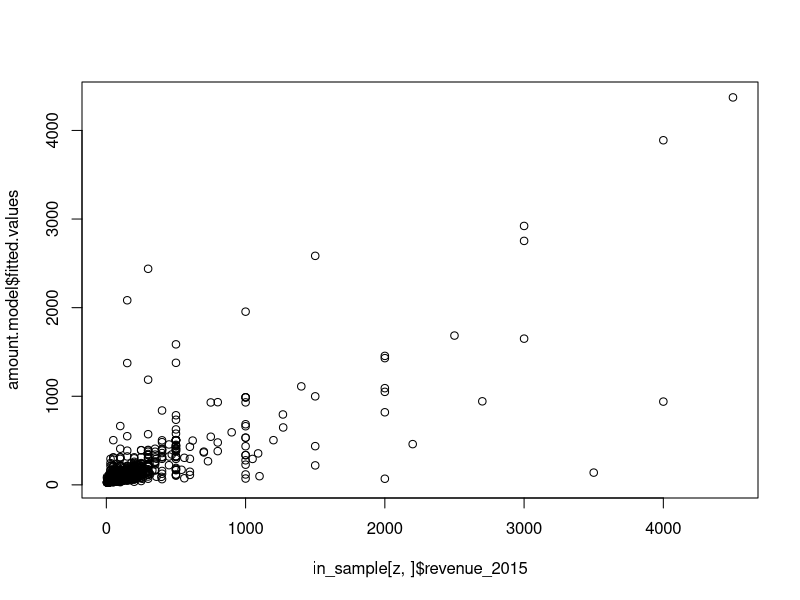
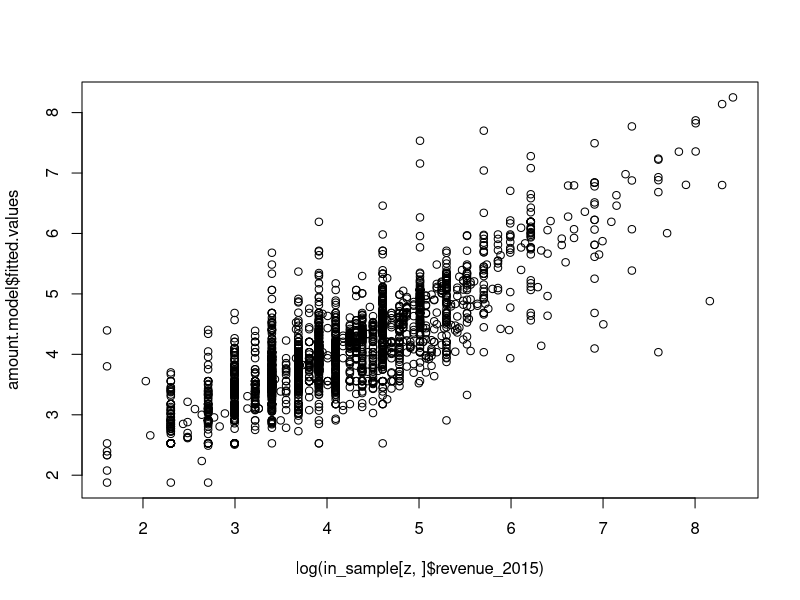
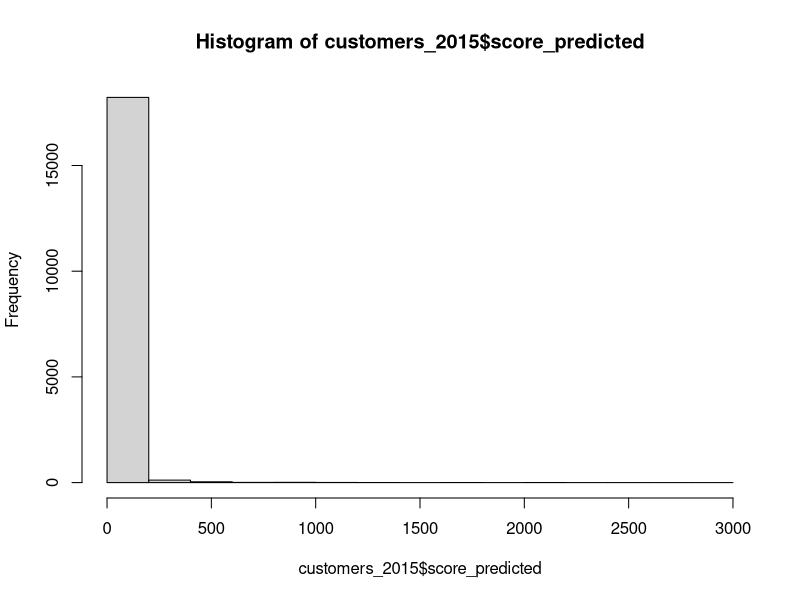

Here is the R script that generated these plots, in order:
# __________________________________________________________
# //////////////////////////////////////////////////////////
#
#    MODULE 3 - SCORING
# __________________________________________________________
# //////////////////////////////////////////////////////////


# --- COMPUTING PREDICTORS AND TARGET VARIABLES ------------
# To clean up the memory of your current R session run the following line
rm(list=ls(all=TRUE))


# Load text file into local variable called 'data'
data = read.delim(file = 'purchases.txt', header = FALSE, sep = '\t', dec = '.')

# Add headers and interpret the last column as a date, extract year of purchase
colnames(data) = c('customer_id', 'purchase_amount', 'date_of_purchase')
data$date_of_purchase = as.Date(data$date_of_purchase, "%Y-%m-%d")
data$year_of_purchase = as.numeric(format(data$date_of_purchase, "%Y"))
data$days_since       = as.numeric(difftime(time1 = "2016-01-01",
                                            time2 = data$date_of_purchase,
                                            units = "days"))

# Compute key marketing indicators using SQL language
library(sqldf)

# Compute RFM variables as of a year ago
customers_2014 = sqldf("SELECT customer_id,
                               MIN(days_since) - 365 AS 'recency',
                               MAX(days_since) - 365 AS 'first_purchase',
                               COUNT(*) AS 'frequency',
                               AVG(purchase_amount) AS 'avg_amount',
                               MAX(purchase_amount) AS 'max_amount'
                        FROM data
                        WHERE days_since > 365
                        GROUP BY 1")

# Compute revenues generated by customers in 2015
revenue_2015 = sqldf("SELECT customer_id, SUM(purchase_amount) AS 'revenue_2015'
                      FROM data
                      WHERE year_of_purchase = 2015
                      GROUP BY 1")

# Merge 2015 customers and 2015 revenue
in_sample = merge(customers_2014, revenue_2015, all.x = TRUE)
in_sample$revenue_2015[is.na(in_sample$revenue_2015)] = 0
in_sample$active_2015 = as.numeric(in_sample$revenue_2015 > 0)

# Display calibration (in-sample) data
head(in_sample)
summary(in_sample)


# --- CALIBRATE THE MODELS ---------------------------------


# Calibrate probability model
library(nnet)
prob.model = multinom(formula = active_2015 ~ recency + first_purchase + frequency + avg_amount + max_amount,
                      data = in_sample)
coef = summary(prob.model)$coefficients
std  = summary(prob.model)$standard.errors
print(coef)
print(std)
print(coef / std)

# For the monetary model, select only those who made a purchase
z = which(in_sample$active_2015 == 1)
head(in_sample[z, ])
summary(in_sample[z, ])

# Calibrate the monetary model (version 1)
amount.model = lm(formula = revenue_2015 ~ avg_amount + max_amount, data = in_sample[z, ])
summary(amount.model)

# Plot the results of the monetary model
plot(x = in_sample[z, ]$revenue_2015, y = amount.model$fitted.values)

# Re-calibrate the monetary model, using a log-transform (version 2)
amount.model = lm(formula = log(revenue_2015) ~ log(avg_amount) + log(max_amount), data = in_sample[z, ])
summary(amount.model)

# Plot the results of this new monetary model
plot(x = log(in_sample[z, ]$revenue_2015), y = amount.model$fitted.values)


# --- APPLY THE MODELS TO TODAY'S DATA ---------------------


# Compute RFM variables as of today
customers_2015 = sqldf("SELECT customer_id,
                               MIN(days_since) AS 'recency',
                               MAX(days_since) AS 'first_purchase',
                               COUNT(*) AS 'frequency',
                               AVG(purchase_amount) AS 'avg_amount',
                               MAX(purchase_amount) AS 'max_amount'
                        FROM data GROUP BY 1")

# Predict the target variables based on today's data
customers_2015$prob_predicted    = predict(object = prob.model, newdata = customers_2015, type = "probs")
customers_2015$revenue_predicted = exp(predict(object = amount.model, newdata = customers_2015))
customers_2015$score_predicted   = customers_2015$prob_predicted * customers_2015$revenue_predicted
summary(customers_2015$prob_predicted)
summary(customers_2015$revenue_predicted)
summary(customers_2015$score_predicted)
hist(customers_2015$score_predicted)

# How many customers have an expected revenue of more than $50
z = which(customers_2015$score_predicted > 50)
print(length(z))
